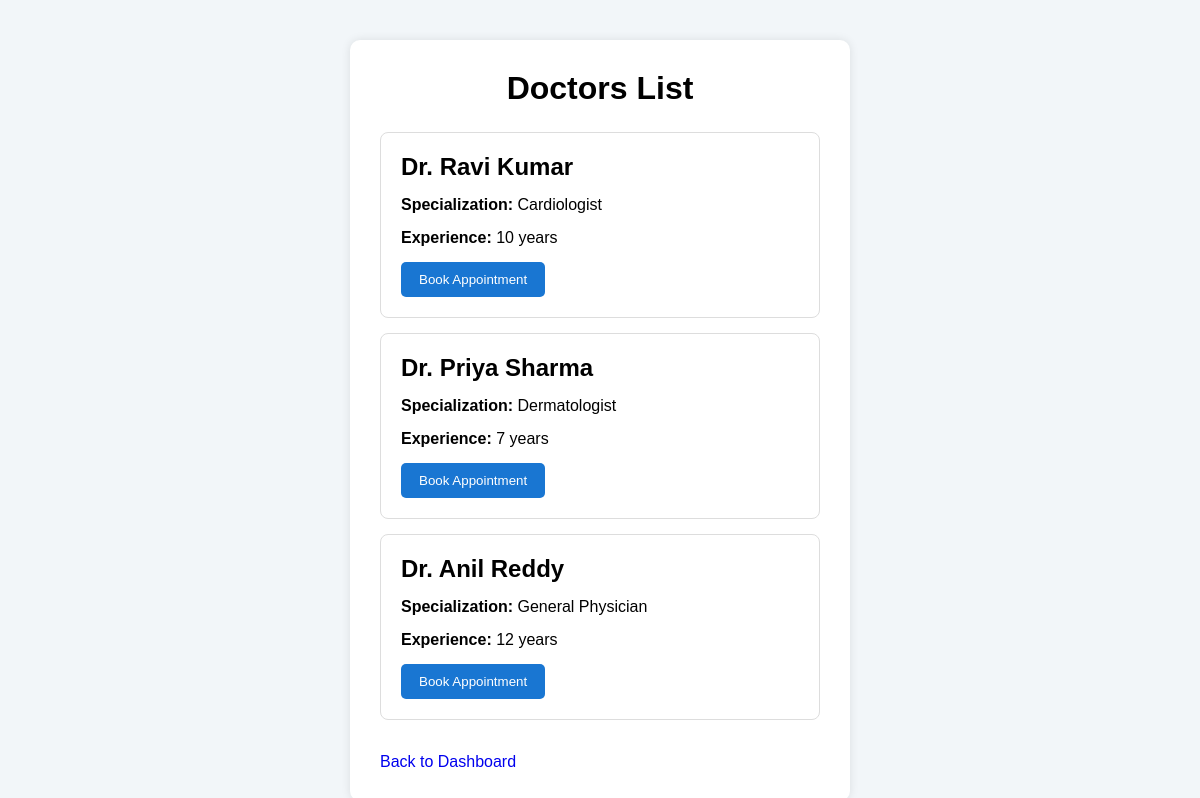
The page /doctors (signed in) on the database its author committed.
### tables this page shows
CREATE TABLE doctors (
            id INTEGER PRIMARY KEY AUTOINCREMENT,
            name TEXT NOT NULL,
            specialization TEXT NOT NULL,
            experience INTEGER
        );

### app.py (the view)
@app.route("/doctors")
def doctors():
    if "patient_id" not in session:
        return redirect("/login")
    conn = get_db_connection()
    doctors = conn.execute(
        "SELECT * FROM doctors"
    ).fetchall()
    conn.close()
    return render_template(
        "doctors.html",
        doctors=doctors
    )

### app.py (called while the page is built)
def get_db_connection():
    conn = sqlite3.connect("hospital.db")
    conn.row_factory = sqlite3.Row
    return conn

### templates/doctors.html (shortened to what this page needs)
<!DOCTYPE html>
<html>
<head>
    <link rel="stylesheet" href="{{ url_for('static', filename='css/style.css') }}">
</head>
<body>
    <div class="container">
        <h1>Doctors List</h1>
        {% if doctors %}
            {% for doctor in doctors %}
                <div class="doctor-card">
                    <h2>{{ doctor["name"] }}</h2>
                    <p>
                        <strong>Specialization:</strong>
                        {{ doctor["specialization"] }}
                    </p>
                    <p>
                        <strong>Experience:</strong>
                        {{ doctor["experience"] }} years
                    </p>
                    <a href="{{ url_for('book_appointment', doctor_id=doctor['id']) }}">
                        <button>Book Appointment</button>
                    </a>
                </div>
            {% endfor %}
        {% else %}
            <p>No doctors available.</p>
        {% endif %}
        <br>
        <a href="{{ url_for('dashboard') }}">
            Back to Dashboard
        </a>
    </div>
</body>
</html>

### static/css/style.css (style rules this page uses)
* { margin: 0; padding: 0; box-sizing: border-box; }
body { font-family: Arial, sans-serif; background-color: #f2f6f9; padding: 40px; }
.container { width: 500px; margin: auto; background-color: white; padding: 30px; border-radius: 10px; box-shadow: 0 0 10px rgba(0, 0, 0, 0.1); }
h1 { text-align: center; margin-bottom: 25px; }
h2 { margin-bottom: 15px; }
button { padding: 10px 18px; margin-top: 15px; border: none; border-radius: 5px; cursor: pointer; background-color: #1976d2; color: white; }
a { text-decoration: none; }
p { margin-top: 15px; }
.doctor-card { border: 1px solid #ddd; padding: 20px; margin-bottom: 15px; border-radius: 8px; }

### rows shown on the page
doctors: name "Dr. Ravi Kumar", specialization "Cardiologist", experience "10"
doctors: name "Dr. Priya Sharma", specialization "Dermatologist", experience "7"
doctors: name "Dr. Anil Reddy", specialization "General Physician", experience "12"
